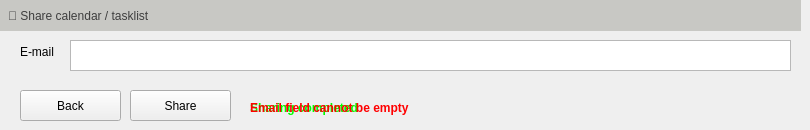
    <widget class="QWidget" name="page_7">
     <widget class="QLabel" name="label_15">
      <property name="geometry">
       <rect>
        <x>20</x>
        <y>40</y>
        <width>41</width>
        <height>24</height>
       </rect>
      </property>
      <property name="text">
       <string>E-mail</string>
      </property>
     </widget>
     <widget class="QPushButton" name="share_cal_goback">
      <property name="geometry">
       <rect>
        <x>20</x>
        <y>90</y>
        <width>101</width>
        <height>31</height>
       </rect>
      </property>
      <property name="text">
       <string>Back</string>
      </property>
     </widget>
     <widget class="QTextEdit" name="share_cal_name">
      <property name="geometry">
       <rect>
        <x>70</x>
        <y>40</y>
        <width>721</width>
        <height>31</height>
       </rect>
      </property>
     </widget>
     <widget class="QLabel" name="share_cal_success">
      <property name="geometry">
       <rect>
        <x>250</x>
        <y>100</y>
        <width>171</width>
        <height>16</height>
       </rect>
      </property>
      <property name="text">
       <string>&lt;html&gt;&lt;head/&gt;&lt;body&gt;&lt;p&gt;&lt;span style=&quot; font-weight:700; color:#00ff00;&quot;&gt;Sharing completed&lt;/span&gt;&lt;/p&gt;&lt;/body&gt;&lt;/html&gt;</string>
      </property>
     </widget>
     <widget class="QPushButton" name="share_cal_go">
      <property name="geometry">
       <rect>
        <x>130</x>
        <y>90</y>
        <width>101</width>
        <height>31</height>
       </rect>
      </property>
      <property name="text">
       <string>Share</string>
      </property>
     </widget>
     <widget class="QLabel" name="share_cal_error">
      <property name="geometry">
       <rect>
        <x>250</x>
        <y>100</y>
        <width>171</width>
        <height>16</height>
       </rect>
      </property>
      <property name="text">
       <string>&lt;html&gt;&lt;head/&gt;&lt;body&gt;&lt;p&gt;&lt;span style=&quot; font-weight:700; color:#ff0000;&quot;&gt;Email field cannot be empty&lt;/span&gt;&lt;/p&gt;&lt;/body&gt;&lt;/html&gt;</string>
      </property>
     </widget>
     <widget class="QLabel" name="todoLabel_7">
      <property name="geometry">
       <rect>
        <x>0</x>
        <y>0</y>
        <width>801</width>
        <height>31</height>
       </rect>
      </property>
      <property name="styleSheet">
       <string notr="true">background-color: rgb(200, 200, 196);
color: rgb(62, 62, 62);
font: 700 9pt &quot;Segoe UI&quot;;
padding-left: 5px;</string>
      </property>
      <property name="text">
       <string>📅 Share calendar / tasklist</string>
      </property>
     </widget>
    </widget>
